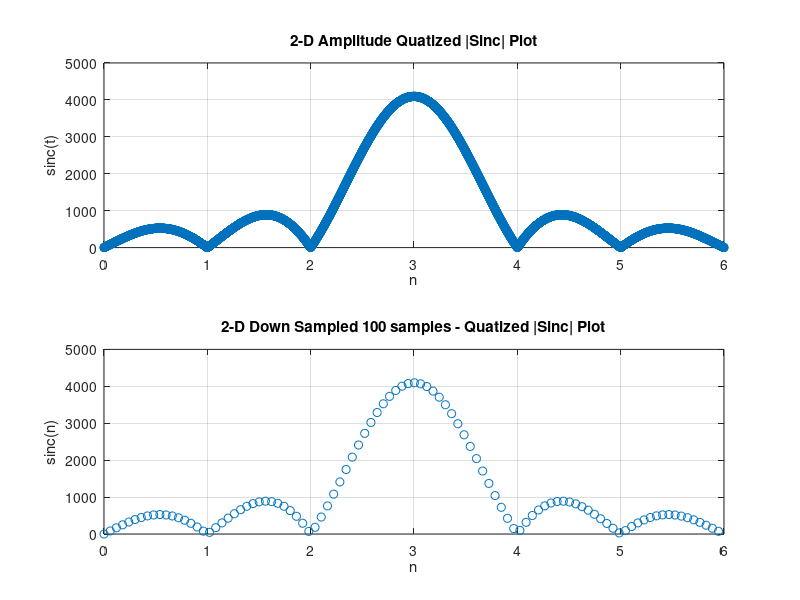

Here is the MATLAB script that generated this plot:
% Author: Engineer Guillermo H. Bustos.
% Date:    March 2026

% This script generates a Look‑Up Table (LUT) from a sinc signal.
% The resulting .txt file is used as the source for a VHDL NCO LUT in the 
% project. Since the sinc signal is stored in module form, an additional 
% phase bit is included to represent negative waveform values. When the NCO 
% LUT outputs a negative value, this phase bit is used to drive the AD9854 
% BPSK control port, enabling fast phase switching.

%    Fs = 4096;                   % samples per second
%    dt = 1/Fs;                   % seconds per sample
%    StopTime = 0.25;             % seconds
%     t = (0:dt:StopTime-dt)';     % seconds

clear all; close all;

% Var declarations
resol = 4096;
CellHex_phaseBit = cell(1,resol,1);

% Cuantizacion de la Sinc y Valor absoluto
x = linspace(0,6,resol);% 4096 point between 0 and 6
y = sinc(x-3); % shifted
   y_mod = abs(y);
   
% PLOT up to two sinc lobules
% figure 
%    plot(x,y_mod,'o')
%    title('2-D Sinc(t-3) Plot');
%    xlabel('t');
%    ylabel('sinc(t)');
%    grid on

% Cuantizacion de la Sinc y Valor absoluto
   sinc_table_mod = (round(y_mod * (resol-1))); %Ensure amplitude Range between 0-4095
% Plot downsampled signal
sampleNum   = 100; % one hundred samples per cycle
delta_t     = round(resol/sampleNum); %41
a_downSamplArray    = downsample(sinc_table_mod,delta_t);
t_downSamplArray    = downsample(x,delta_t);
subplot(2,1,1);
   plot(x,sinc_table_mod,'o')
   title('2-D Amplitude Quatized |Sinc| Plot');
   xlabel('n');
   ylabel('sinc(t)');
   grid on
subplot(2,1,2); 
   plot(t_downSamplArray,a_downSamplArray,'o')
   title('2-D Down Sampled 100 samples - Quatized |Sinc| Plot');
   xlabel('n');
   ylabel('sinc(n)');
   grid on

%%%%%%%%%%%%%%%%%%%%%% ADD extra bit for phase shift %%%%%%%%%%%%%%%%%%%%%%
% To Binary for Concatenate phase shift MSB bit
for i = 1:resol
    if (y(i) < 0 )                              % original to detect negative data point
       aux1_bin = dec2bin(sinc_table_mod(i),12);% dec2hex(D,minDigits)
       aux2_bin = dec2bin(1);                    % To set bit phase shift in DDS
       % Concatenate and convert to Hex
       result_str = [aux2_bin aux1_bin]; % binary format (char array)
       result_str = bin2dec(result_str);
       CellHex_phaseBit{i}=dec2hex(result_str, 4); % dec2hex(D,minDigits)
    else
       aux1_bin = dec2bin(sinc_table_mod(i),12); % dec2hex(D,minDigits)
       aux2_bin = dec2bin(0);                    % To set bit phase shift in DDS
       % Concatenate and convert to Hex
       result_str = [aux2_bin aux1_bin]; % binary format (char array)
       result_str = bin2dec(result_str);
       CellHex_phaseBit{i}=dec2hex(result_str, 4); % dec2hex(D,minDigits)
    end
end



% Adds extra character for VHDL code format
for i = 1:resol
    CellHex_phaseBit{i}=sprintf(' X"%s",',CellHex_phaseBit{i});
end

%Generar un archivo de salida.
fileID = fopen('C:\Users\guill\OneDrive\Escritorio\DIXITAL-PulseProgramer-V2.1-Beta\FPGA-DDS\MatLab\MatlabLUT_gen\lutSinc_PhaseBit.txt','w');

k = 1;
for i = 1:512 
    for j = 1:8
        fprintf(fileID,'%s',CellHex_phaseBit{k});
        k=k+1;
           
    end   
    fprintf(fileID,'\n');
end
fclose(fileID);
